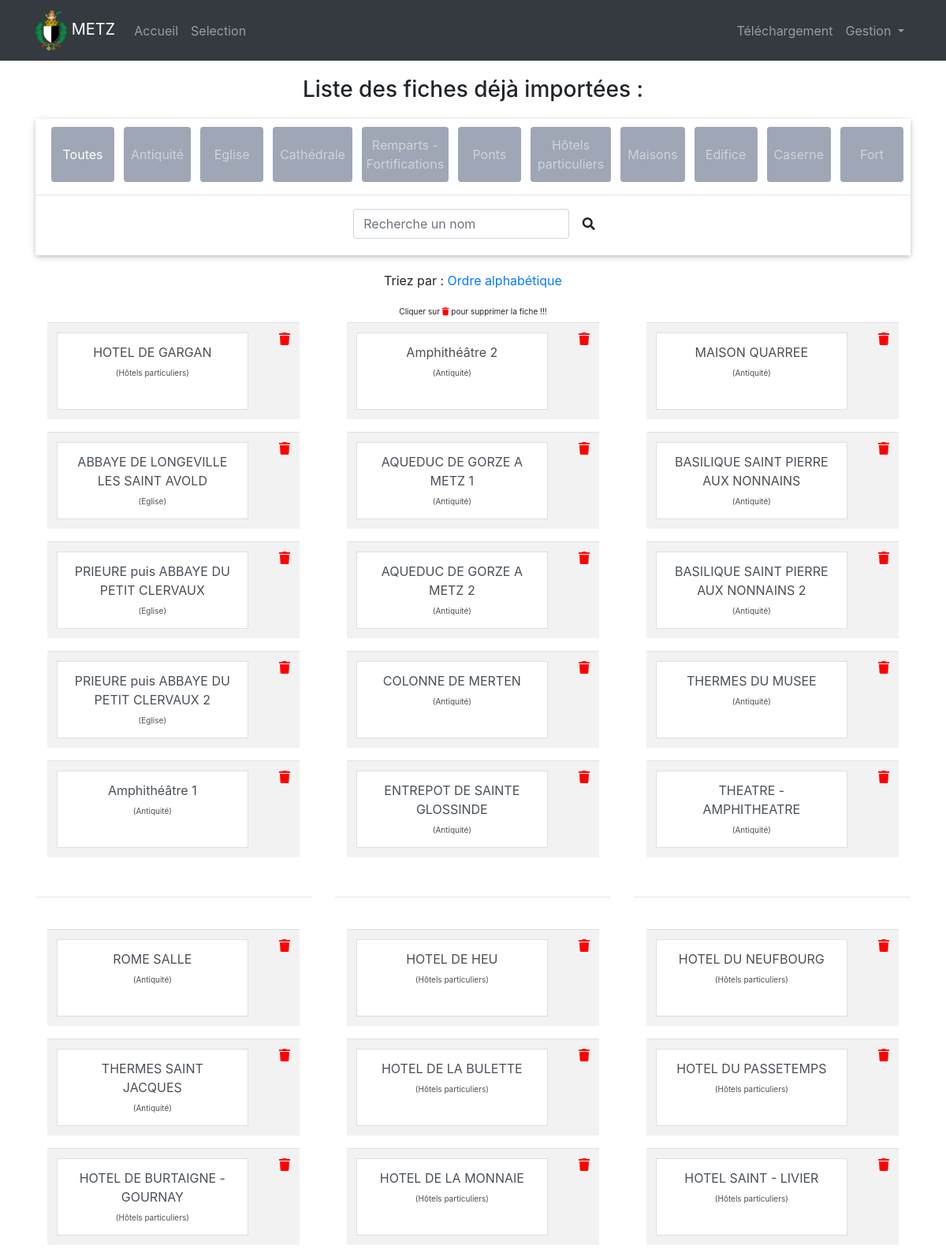
/fiche_import_n/ (signed in, upper part), run on the app's committed database.
### ville/models.py (models this page shows, shortened)
class Noms (models.Model):
    selection = models.CharField(choices=SELECTION, max_length=25)
    nom = models.CharField(max_length=120)
    slug = models.SlugField()
    verification = models.BooleanField(default=False)
    creation = models.DateTimeField(auto_now_add=True, auto_now=False)      # True / False
    updated = models.DateTimeField(auto_now_add=False, auto_now=True)

### ville/views.py (the view)
# urls.py: path("fiche_import_n/", views.fiche_import2, name="fiche_import2"),
def fiche_import2 (request) :
    fiche_imports = Noms.objects.all().order_by("creation")
    context = {
        "selections" : SELECTION,
        "trie" : "2",
        "fiche_imports" : fiche_imports ,
    }
    return render (request,'ville/fiche_import.html', context)

### templates/ville/fiche_import.html (shortened to what this page needs)
{% extends 'base.html' %}
{% load static%}
{% block content %}
<link rel="stylesheet" href="https://use.fontawesome.com/releases/v5.11.2/css/all.css">
<link href="{% static 'css/import.css' %}" rel="stylesheet">
<div class="container mt-3" style="min-height: 450px;">
    <h3 style="text-align: center; margin: 20px 0;">Liste des fiches déjà importées :  </h3>
<nav class="navbar2 navbar-expand-lg navbar-dark sticky-top" {% if r %} style="margin-bottom: 85px;" {% endif %}>
    <div class="collapse navbar-collapse" id="navbarSupportedContent">
      <ul class="navbar-nav mx-auto ">
        <form class=" " action='/fiche_import_d/s/'>
            <button class="btn nav-link {% if not r %} active {% endif %}" name="r" value="">Toutes</button>
        </form>
        {% for key, value in selections %}
        <li class="nav-item mx-auto">
            <form class=" " action='/fiche_import_d/s/'>
                <button class="btn nav-link {% if r == key %} active {% endif %}"  name="r" value="{{ key }}">{{ key }}</button>
            </form>
        </li>
        {%endfor%}
      </ul>
    </div>
    <hr>
    <form class="form-inline" action='/fiche_import_d/s/'>
        <div class="md-form my-0">
          <input class="form-control mr-0" type="text" placeholder="Recherche un nom" aria-label="Search" name="q">
            <button class="btn p-0 ml-0" style="box-shadow: none; height: 40px; width: 40px;">
              <i class="fa fa-search"></i>
            </button>
        </div>
      </form>
  </nav>
    {% if fiche_imports %}
    {% if not r %}
    <div style="text-align: center; margin-bottom: 20px; ">
        <p style="text-align: center;">Triez par :
        {% if trie == "1" %}
        <a href="{% url 'fiche_import2' %}">Date d'entrée</a>
        {% elif trie == "2" %}
        <a href="{% url 'fiche_import' %}">Ordre alphabétique</a></p>
        {% endif %}
    </div>
    <div style="text-align: center; margin-bottom: -10px; font-size: x-small; ">
        <p> Cliquer sur <i class="fas fa-trash" style='color: red;' ></i> pour supprimer la fiche !!! </p>
    </div>
    {% endif %}
    {% endif %}
    <div class="row">
        <div class="col-lg-4 col-md-6 mb-4">
            <div class="mb-3" >
                <div class="container" style="text-align: center;">
                    {% for fiche_import in fiche_imports %}
                    <table class="table table-striped ">
                        <tbody>
                          <tr>
                            <td class="col-sm-10"><a href='{% url "detail" fiche_import.selection fiche_import.slug  %}' class="list-group-item list-group-item-action" style="height: 98px;"> {{fiche_import.nom}} <br> <span style="font-size: x-small;">({{fiche_import.selection}})</span> </a></td>
                            <td class="col-sm-2">
                                <a style='color: red;' href='{% url "del_fiche" fiche_import.selection fiche_import.slug  %}'>
                                    <i class="fas fa-trash float-right"></i>
                                </a>
                            </td>
                          </tr>
                        </tbody>
                      </table>
                      {% if forloop.counter|divisibleby:"5"  %}
                    </div><hr style="margin-top: 50px;"></div></div>
                        <div class="col-lg-4 col-md-6 mb-4">
                            <div class="mb-3">
                                <div class="container" style="text-align: center;">
                    {% endif %}
                    {% endfor %}
                </div>
            </div>
        </div>
    </div>
</div>
{% endblock %}

### static/css/import.css (style rules this page uses)
ul { list-style-type: none; }
.navbar2 { box-shadow: 0 2px 5px 0 rgba(0, 0, 0, 0.16), 0 2px 10px 0 rgba(0, 0, 0, 0.12); margin-bottom : 20px; opacity: 1; background-color:white; }
.navbar2 .navbar-collapse { padding-left: 10px; padding-right: 10px; }
.navbar2 .nav-link { margin: 10px 2px 0 10px ; text-align: center; height: 70px; display: flex; align-items: center; justify-content: center; background-color: #9FA6B5; color: white; max-width: 110px; min-width: 80px ; }
.form-inline { padding: 0 5px 20px 20px; display: flex; justify-content: center; }

### data on the page
Noms: nom "HOTEL DE GARGAN", selection "Hôtels particuliers"
Noms: nom "ABBAYE DE LONGEVILLE LES SAINT AVOLD", selection "Eglise"
Noms: nom "PRIEURE puis ABBAYE DU PETIT CLERVAUX", selection "Eglise"
Noms: nom "PRIEURE puis ABBAYE DU PETIT CLERVAUX 2", selection "Eglise"
Noms: nom "Amphithéâtre 1", selection "Antiquité"
Noms: nom "Amphithéâtre 2", selection "Antiquité"
Noms: nom "AQUEDUC DE GORZE A METZ 1", selection "Antiquité"
Noms: nom "AQUEDUC DE GORZE A METZ 2", selection "Antiquité"
Noms: nom "COLONNE DE MERTEN", selection "Antiquité"
Noms: nom "ENTREPOT DE SAINTE GLOSSINDE", selection "Antiquité"
Noms: nom "MAISON QUARREE", selection "Antiquité"
Noms: nom "BASILIQUE SAINT PIERRE AUX NONNAINS", selection "Antiquité"
Noms: nom "BASILIQUE SAINT PIERRE AUX NONNAINS 2", selection "Antiquité"
Noms: nom "THERMES DU MUSEE", selection "Antiquité"
Noms: nom "THEATRE - AMPHITHEATRE", selection "Antiquité"
Noms: nom "ROME SALLE", selection "Antiquité"
Noms: nom "THERMES SAINT JACQUES", selection "Antiquité"
Noms: nom "HOTEL DE BURTAIGNE - GOURNAY", selection "Hôtels particuliers"
Noms: nom "HOTEL DE HEU", selection "Hôtels particuliers"
Noms: nom "HOTEL DE LA BULETTE", selection "Hôtels particuliers"
Noms: nom "HOTEL DE LA MONNAIE", selection "Hôtels particuliers"
Noms: nom "HOTEL DU NEUFBOURG", selection "Hôtels particuliers"
Noms: nom "HOTEL DU PASSETEMPS", selection "Hôtels particuliers"
Noms: nom "HOTEL SAINT - LIVIER", selection "Hôtels particuliers"

### other printed values
{{ key }} "Antiquité" "Eglise" "Cathédrale" "Remparts - Fortifications" "Ponts" "Hôtels particuliers" "Maisons" "Edifice" "Caserne" "Fort"
